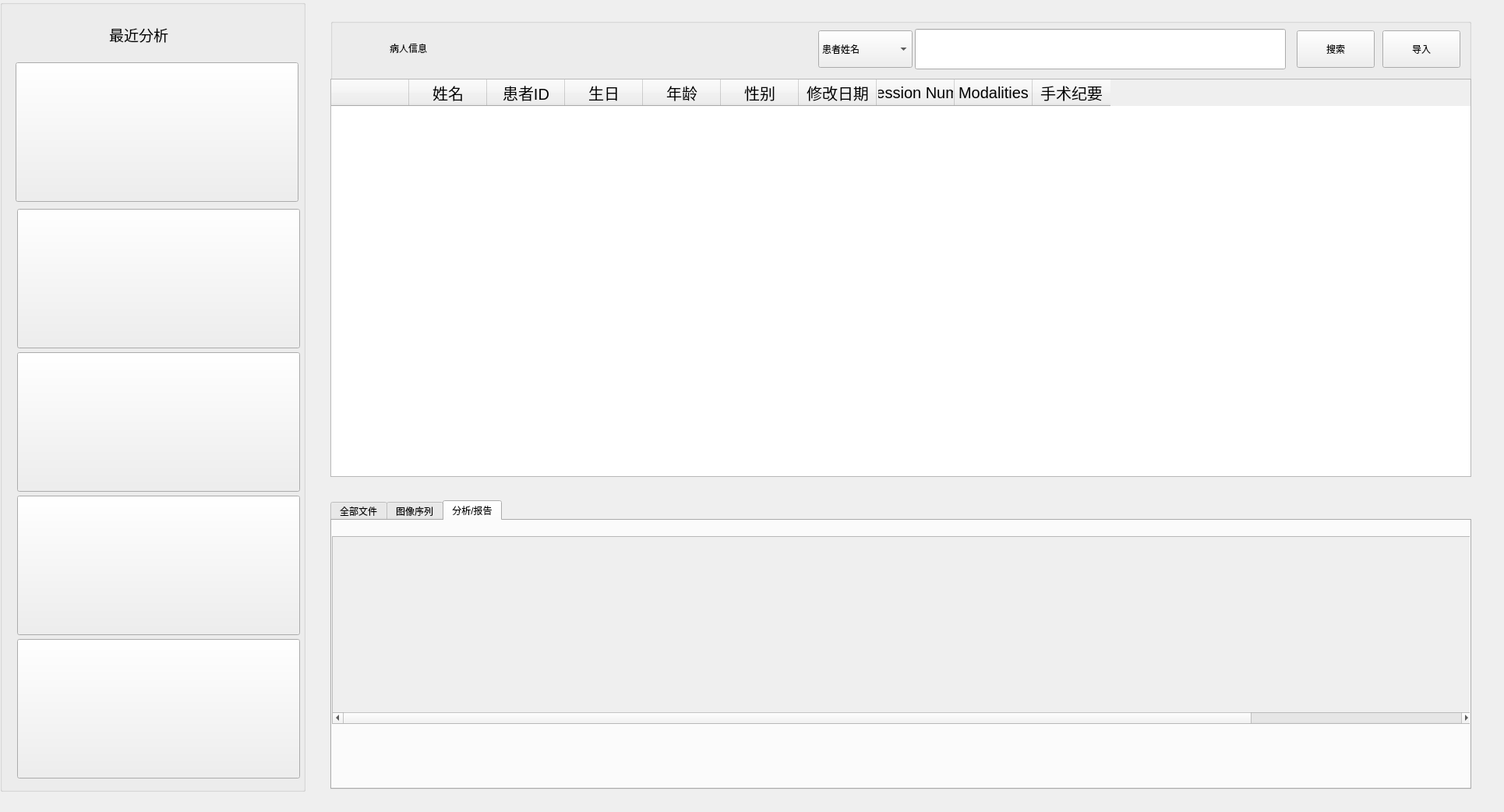
<?xml version="1.0" encoding="UTF-8"?>
<ui version="4.0">
 <class>patientMange</class>
 <widget class="QWidget" name="patientMange">
  <property name="geometry">
   <rect>
    <x>0</x>
    <y>0</y>
    <width>1930</width>
    <height>1042</height>
   </rect>
  </property>
  <property name="minimumSize">
   <size>
    <width>0</width>
    <height>0</height>
   </size>
  </property>
  <property name="windowTitle">
   <string>QmitkTemplate</string>
  </property>
  <widget class="QGroupBox" name="groupBox">
   <property name="geometry">
    <rect>
     <x>0</x>
     <y>0</y>
     <width>392</width>
     <height>1016</height>
    </rect>
   </property>
   <property name="title">
    <string/>
   </property>
   <widget class="QLabel" name="label">
    <property name="geometry">
     <rect>
      <x>140</x>
      <y>29</y>
      <width>141</width>
      <height>31</height>
     </rect>
    </property>
    <property name="font">
     <font>
      <family>Arial</family>
      <pointsize>14</pointsize>
      <weight>50</weight>
      <bold>false</bold>
     </font>
    </property>
    <property name="text">
     <string>最近分析</string>
    </property>
   </widget>
   <widget class="QPushButton" name="pushButton1">
    <property name="geometry">
     <rect>
      <x>22</x>
      <y>268</y>
      <width>363</width>
      <height>179</height>
     </rect>
    </property>
    <property name="toolTip">
     <string>&lt;html&gt;&lt;head/&gt;&lt;body&gt;&lt;p&gt;&lt;span style=&quot; font-size:14pt; color:#55ff00;&quot;&gt;点击可以打开最近分析&lt;/span&gt;&lt;/p&gt;&lt;/body&gt;&lt;/html&gt;</string>
    </property>
    <property name="text">
     <string/>
    </property>
   </widget>
   <widget class="QPushButton" name="pushButton2">
    <property name="geometry">
     <rect>
      <x>22</x>
      <y>452</y>
      <width>363</width>
      <height>179</height>
     </rect>
    </property>
    <property name="toolTip">
     <string>&lt;html&gt;&lt;head/&gt;&lt;body&gt;&lt;p&gt;&lt;span style=&quot; font-size:14pt; color:#55ff00;&quot;&gt;点击可以打开最近分析&lt;/span&gt;&lt;/p&gt;&lt;/body&gt;&lt;/html&gt;</string>
    </property>
    <property name="text">
     <string/>
    </property>
   </widget>
   <widget class="QPushButton" name="pushButton3">
    <property name="geometry">
     <rect>
      <x>22</x>
      <y>636</y>
      <width>363</width>
      <height>179</height>
     </rect>
    </property>
    <property name="toolTip">
     <string>&lt;html&gt;&lt;head/&gt;&lt;body&gt;&lt;p&gt;&lt;span style=&quot; font-size:14pt; color:#55ff00;&quot;&gt;点击可以打开最近分析&lt;/span&gt;&lt;/p&gt;&lt;/body&gt;&lt;/html&gt;</string>
    </property>
    <property name="text">
     <string/>
    </property>
   </widget>
   <widget class="QPushButton" name="pushButton4">
    <property name="geometry">
     <rect>
      <x>22</x>
      <y>820</y>
      <width>363</width>
      <height>179</height>
     </rect>
    </property>
    <property name="toolTip">
     <string>&lt;html&gt;&lt;head/&gt;&lt;body&gt;&lt;p&gt;&lt;span style=&quot; font-size:14pt; color:#55ff00;&quot;&gt;点击可以打开最近分析&lt;/span&gt;&lt;/p&gt;&lt;/body&gt;&lt;/html&gt;</string>
    </property>
    <property name="text">
     <string/>
    </property>
   </widget>
   <widget class="QPushButton" name="pushButton0">
    <property name="geometry">
     <rect>
      <x>20</x>
      <y>80</y>
      <width>363</width>
      <height>179</height>
     </rect>
    </property>
    <property name="toolTip">
     <string>&lt;html&gt;&lt;head/&gt;&lt;body&gt;&lt;p&gt;&lt;span style=&quot; font-size:14pt; color:#55ff00;&quot;&gt;点击可以打开最近分析&lt;/span&gt;&lt;/p&gt;&lt;/body&gt;&lt;/html&gt;</string>
    </property>
    <property name="text">
     <string/>
    </property>
   </widget>
  </widget>
  <widget class="QGroupBox" name="groupBox_2">
   <property name="geometry">
    <rect>
     <x>424</x>
     <y>24</y>
     <width>1464</width>
     <height>588</height>
    </rect>
   </property>
   <property name="title">
    <string/>
   </property>
   <widget class="QTableWidget" name="tableWidget">
    <property name="geometry">
     <rect>
      <x>0</x>
      <y>77</y>
      <width>1464</width>
      <height>511</height>
     </rect>
    </property>
    <property name="font">
     <font>
      <pointsize>15</pointsize>
     </font>
    </property>
    <property name="focusPolicy">
     <enum>Qt::NoFocus</enum>
    </property>
    <property name="contextMenuPolicy">
     <enum>Qt::DefaultContextMenu</enum>
    </property>
    <property name="horizontalScrollBarPolicy">
     <enum>Qt::ScrollBarAsNeeded</enum>
    </property>
    <property name="selectionMode">
     <enum>QAbstractItemView::SingleSelection</enum>
    </property>
    <property name="selectionBehavior">
     <enum>QAbstractItemView::SelectRows</enum>
    </property>
    <property name="showGrid">
     <bool>false</bool>
    </property>
    <property name="gridStyle">
     <enum>Qt::SolidLine</enum>
    </property>
    <attribute name="horizontalHeaderMinimumSectionSize">
     <number>37</number>
    </attribute>
    <attribute name="horizontalHeaderHighlightSections">
     <bool>false</bool>
    </attribute>
    <attribute name="verticalHeaderVisible">
     <bool>false</bool>
    </attribute>
    <column>
     <property name="text">
      <string/>
     </property>
    </column>
    <column>
     <property name="text">
      <string>姓名</string>
     </property>
    </column>
    <column>
     <property name="text">
      <string>患者ID</string>
     </property>
    </column>
    <column>
     <property name="text">
      <string>生日</string>
     </property>
    </column>
    <column>
     <property name="text">
      <string>年龄</string>
     </property>
    </column>
    <column>
     <property name="text">
      <string>性别</string>
     </property>
    </column>
    <column>
     <property name="text">
      <string>修改日期</string>
     </property>
    </column>
    <column>
     <property name="text">
      <string>Accession Number</string>
     </property>
    </column>
    <column>
     <property name="text">
      <string>Modalities</string>
     </property>
    </column>
    <column>
     <property name="text">
      <string>手术纪要</string>
     </property>
    </column>
   </widget>
   <widget class="QToolButton" name="btnSearch">
    <property name="geometry">
     <rect>
      <x>1240</x>
      <y>15</y>
      <width>100</width>
      <height>48</height>
     </rect>
    </property>
    <property name="text">
     <string>搜索</string>
    </property>
   </widget>
   <widget class="QLineEdit" name="lineEdit_search">
    <property name="geometry">
     <rect>
      <x>750</x>
      <y>13</y>
      <width>476</width>
      <height>52</height>
     </rect>
    </property>
    <property name="text">
     <string/>
    </property>
   </widget>
   <widget class="QComboBox" name="comboBox">
    <property name="geometry">
     <rect>
      <x>626</x>
      <y>15</y>
      <width>121</width>
      <height>48</height>
     </rect>
    </property>
    <item>
     <property name="text">
      <string>患者姓名</string>
     </property>
    </item>
    <item>
     <property name="text">
      <string>患者ID</string>
     </property>
    </item>
    <item>
     <property name="text">
      <string>模糊搜索</string>
     </property>
    </item>
   </widget>
   <widget class="QLabel" name="lblSymbol">
    <property name="geometry">
     <rect>
      <x>20</x>
      <y>20</y>
      <width>37</width>
      <height>37</height>
     </rect>
    </property>
    <property name="text">
     <string/>
    </property>
   </widget>
   <widget class="QLabel" name="label_2">
    <property name="geometry">
     <rect>
      <x>76</x>
      <y>23</y>
      <width>120</width>
      <height>30</height>
     </rect>
    </property>
    <property name="text">
     <string>病人信息</string>
    </property>
   </widget>
   <widget class="QToolButton" name="btnLoad">
    <property name="geometry">
     <rect>
      <x>1350</x>
      <y>15</y>
      <width>100</width>
      <height>48</height>
     </rect>
    </property>
    <property name="text">
     <string>导入</string>
    </property>
   </widget>
  </widget>
  <widget class="QTabWidget" name="tabWidget">
   <property name="geometry">
    <rect>
     <x>424</x>
     <y>642</y>
     <width>1464</width>
     <height>371</height>
    </rect>
   </property>
   <property name="minimumSize">
    <size>
     <width>0</width>
     <height>371</height>
    </size>
   </property>
   <property name="maximumSize">
    <size>
     <width>16777215</width>
     <height>371</height>
    </size>
   </property>
   <property name="currentIndex">
    <number>2</number>
   </property>
   <widget class="QWidget" name="tab">
    <attribute name="title">
     <string>全部文件</string>
    </attribute>
    <widget class="QScrollArea" name="scrollArea_3">
     <property name="geometry">
      <rect>
       <x>0</x>
       <y>20</y>
       <width>1461</width>
       <height>241</height>
      </rect>
     </property>
     <property name="verticalScrollBarPolicy">
      <enum>Qt::ScrollBarAlwaysOff</enum>
     </property>
     <property name="sizeAdjustPolicy">
      <enum>QAbstractScrollArea::AdjustToContents</enum>
     </property>
     <property name="widgetResizable">
      <bool>true</bool>
     </property>
     <property name="alignment">
      <set>Qt::AlignLeading|Qt::AlignLeft|Qt::AlignVCenter</set>
     </property>
     <widget class="QWidget" name="scrollAreaWidgetContents_3">
      <property name="geometry">
       <rect>
        <x>0</x>
        <y>0</y>
        <width>2000</width>
        <height>28</height>
       </rect>
      </property>
      <property name="minimumSize">
       <size>
        <width>2000</width>
        <height>0</height>
       </size>
      </property>
     </widget>
    </widget>
   </widget>
   <widget class="QWidget" name="widget">
    <attribute name="title">
     <string>图像序列</string>
    </attribute>
    <widget class="QScrollArea" name="scrollArea_2">
     <property name="geometry">
      <rect>
       <x>0</x>
       <y>20</y>
       <width>1464</width>
       <height>241</height>
      </rect>
     </property>
     <property name="widgetResizable">
      <bool>true</bool>
     </property>
     <widget class="QWidget" name="scrollAreaWidgetContents_2">
      <property name="geometry">
       <rect>
        <x>0</x>
        <y>0</y>
        <width>1800</width>
        <height>28</height>
       </rect>
      </property>
      <property name="minimumSize">
       <size>
        <width>1800</width>
        <height>0</height>
       </size>
      </property>
     </widget>
    </widget>
   </widget>
   <widget class="QWidget" name="tab_3">
    <attribute name="title">
     <string>分析/报告</string>
    </attribute>
    <widget class="QScrollArea" name="scrollArea">
     <property name="geometry">
      <rect>
       <x>0</x>
       <y>20</y>
       <width>1464</width>
       <height>241</height>
      </rect>
     </property>
     <property name="widgetResizable">
      <bool>true</bool>
     </property>
     <widget class="QWidget" name="scrollAreaWidgetContents">
      <property name="geometry">
       <rect>
        <x>0</x>
        <y>0</y>
        <width>1800</width>
        <height>222</height>
       </rect>
      </property>
      <property name="minimumSize">
       <size>
        <width>1800</width>
        <height>0</height>
       </size>
      </property>
     </widget>
    </widget>
   </widget>
  </widget>
 </widget>
 <layoutdefault spacing="6" margin="11"/>
 <resources/>
 <connections/>
</ui>
